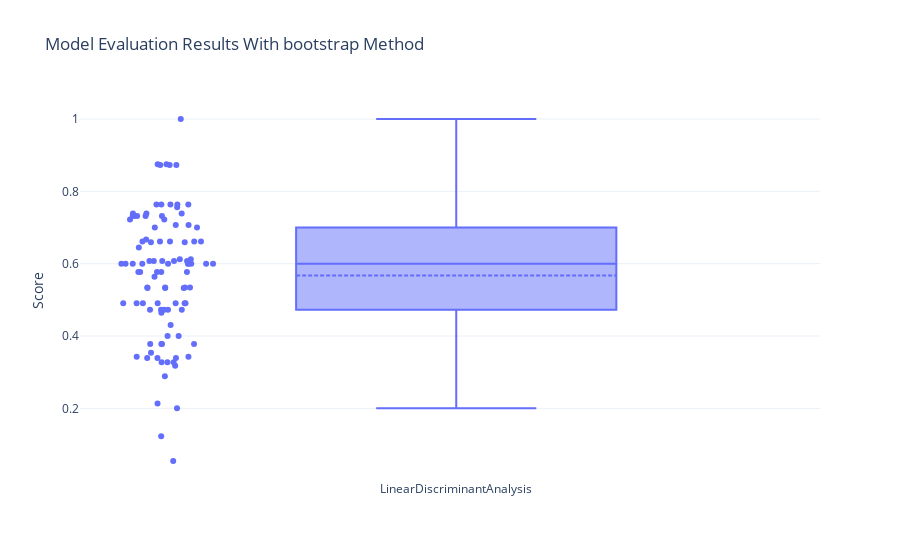

Write notebook code for a chart like this one.
### Code cell
mod, df  = mlpipe.bayesian_search(estimator_name='LinearDiscriminantAnalysis',scoring='matthews_corrcoef', evaluation='bootstrap', n_trials=100, warnings_filter=True,calculate_shap=True, training_method='validation_score',processors=5)
